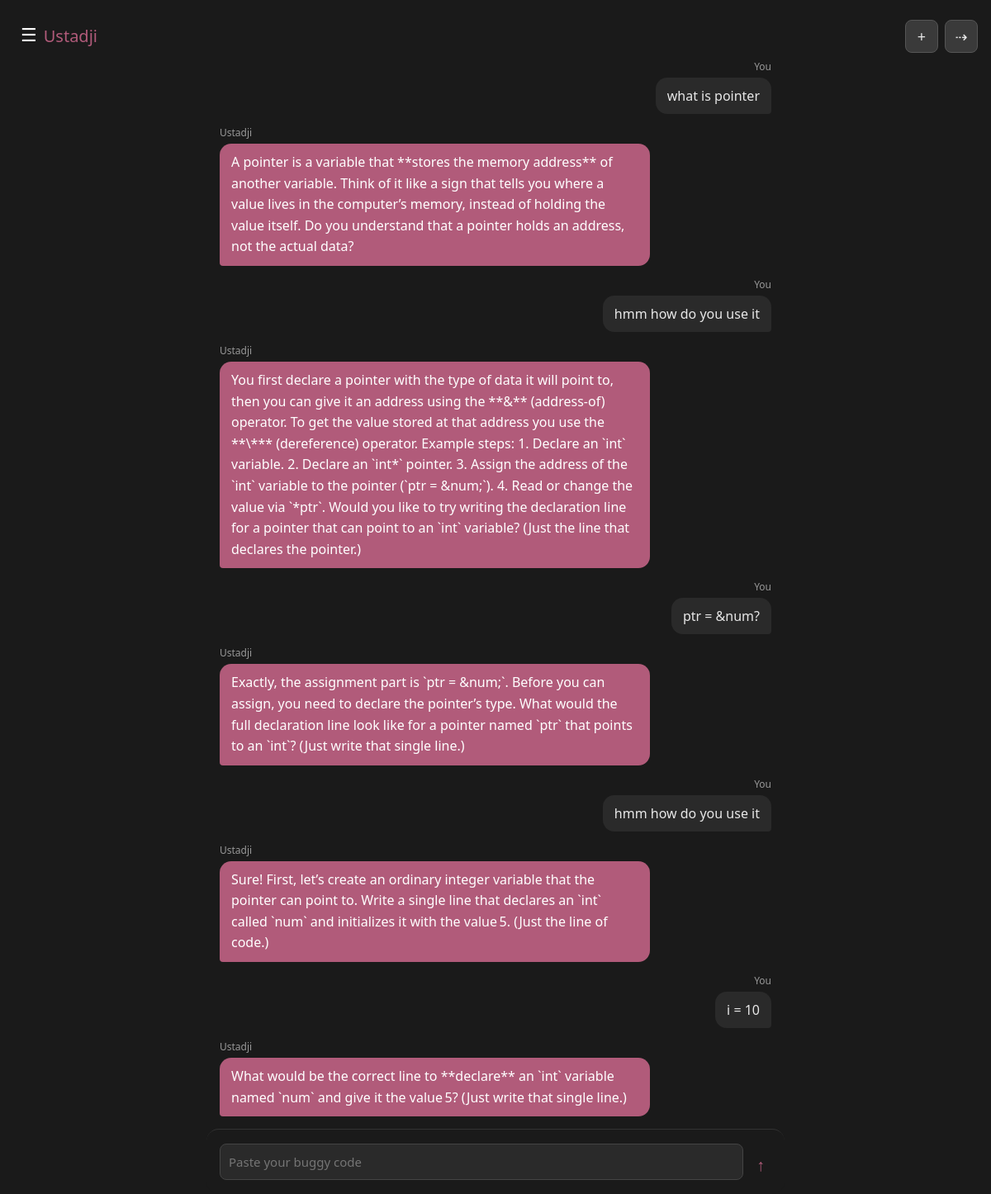
The page /tutor/16/ (signed in) on the database its author committed.
### tutor/models.py (models this page shows, shortened)
class Message(models.Model):
    conversation = models.ForeignKey(Conversation, on_delete=models.CASCADE)
    role = models.CharField(max_length=20)
    content = models.TextField()
    timestamp = models.DateTimeField(auto_now_add=True)

### tutor/views.py (the view, shortened to what this page needs)
# urls.py: path("", views.index, name="index"),
@login_required
def index(request , conversation_id = None):
    if conversation_id is None:
        latest_convo = Conversation.objects.filter(user=request.user).order_by('-created_at').first()
    else:
        try:
            latest_convo = Conversation.objects.get(user = request.user, id = conversation_id)
        except Conversation.DoesNotExist:
            return redirect('index')
    if latest_convo is None:
        latest_convo = Conversation.objects.create(user=request.user)
        Message.objects.create(conversation=latest_convo, role="system", content=SYSTEM_PROMOT)
    profile = UserProfile.objects.get(user= request.user)
    elapsed = timezone.now() - profile.trial_start
    trial_ended = elapsed >= timedelta(days=15) or profile.message_count >= 100
    all_conversations = Conversation.objects.filter(user=request.user).order_by('-created_at')
    conversation_list = [(convo, get_conversation_title(convo)) for convo in all_conversations]
    messages = Message.objects.filter(conversation=latest_convo)
    return render(request, "tutor/index.html", {"messages": messages, "all_conversations": conversation_list})

### tutor/views.py (called while the page is built)
def get_conversation_title(convo):
    first_message = Message.objects.filter(conversation=convo, role="user").order_by('timestamp').first()
    if first_message:
        return first_message.content[:40]
    return "New Conversation"

### tutor/templates/tutor/index.html (shortened to what this page needs)
{% extends 'tutor/base.html' %} {% block content %} {% if not trial_ended %}
<form method="post" class="input-bar">
  <textarea
    name="code"
    id="code_submit"
    placeholder="Paste your buggy code"
    rows="1"
  ></textarea>
  <button type="submit" class="send-icon-btn" title="Send">&#8593;</button>
</form>
{% endif %}{% for code in messages %}
  {% if code.role == "user" %}
    <div class="message-row" style="align-items: flex-end;">
      <span class="message-label">You</span>
      <div class="user-message">{{ code.content }}</div>
    </div>
  {% endif %}
  {% if code.role == "assistant" %}
    <div class="message-row" style="align-items: flex-start;">
      <span class="message-label">Ustadji</span>
      <div class="assistant-message">{{ code.content }}</div>
    </div>
  {% endif %}
{% endfor %}
  <div class="floating-actions">
    <a
      href="{% url 'new_conversation' %}"
      class="icon-button new_convo"
      title="New Conversation"
      >+</a
    >
    <form action="{% url 'logout' %}" method="post" class="icon-form">
      <button type="submit" class="icon-button logout-icon" title="Logout">
        &#8674;
      </button>
    </form>
  </div>
  {% endblock %}

### tutor/templates/tutor/base.html (shortened to what this page needs)
<html lang="en">
  <head>
    <link
      href="https://cdn.jsdelivr.net/npm/bootstrap@5.3.3/dist/css/bootstrap.min.css"
      rel="stylesheet"
    />
  </head>
  <body>
    <div class="topbar">
      <button
        class="btn hamburger-btn"
        type="button"
        data-bs-toggle="offcanvas"
        data-bs-target="#conversationSidebar"
        aria-controls="conversationSidebar"
      >
        &#9776;
      </button>
      <span class="topbar-title">Ustadji</span>
    </div>
    {% block content %}{% endblock %}
  </body>
</html>

### tutor/templates/tutor/base.html (style rules this page uses)
body { background-color: #1a1a1a; color: #e8e8e8; font-family: system-ui, sans-serif; margin: 0; padding: 16px; padding-top: 72px; max-width: 700px; margin-left: auto; margin-right: auto; padding-bottom: 80px; }
textarea { width: 100%; box-sizing: border-box; background-color: #2a2a2a; color: #e8e8e8; border: 1px solid #444; border-radius: 8px; padding: 10px; font-family: inherit; font-size: 15px; }
button { background-color: #3a3a3a; color: #e8e8e8; border: 1px solid #555; border-radius: 8px; padding: 8px 16px; margin-top: 8px; cursor: pointer; }
.topbar { position: fixed; top: 16px; left: 25px; display: flex; align-items: center; gap: 8px; z-index: 100; }
.topbar-title { font-weight: 500; font-size: 20px; color: #b15b7a; padding-top: 13px; }
.floating-actions { position: fixed; top: 16px; right: 16px; display: flex; gap: 8px; z-index: 100; }
.icon-form { margin: 0; }
.icon-button { display: flex; align-items: center; justify-content: center; width: 40px; height: 40px; color: #e8e8e8; font-size: 18px; text-decoration: none; cursor: pointer; }
.new_convo { background-color: #3a3a3a; color: #e8e8e8; border: 1px solid #555; border-radius: 8px; padding: 0px; margin-top: 8px; }
.hamburger-btn { background: transparent; border: none; color: #ffffff; font-size: 22px; padding: 0; cursor: pointer; }
.input-bar { position: fixed; bottom: 0; left: 0; right: 0; margin: 0 auto; max-width: 700px; display: flex; align-items: center; gap: 8px; padding: 12px 16px; background-color: #1a1a1a; border-top: 1px solid #333; border-radius: 0.938rem; }
.input-bar textarea { flex: 1; resize: none; max-height: 120px; }
.send-icon-btn { background: transparent; border: none; color: #b15b7a; font-size: 20px; cursor: pointer; padding: 8px; }
.message-row { display: flex; flex-direction: column; margin-bottom: 14px; }
.message-label { font-size: 12px; color: #999; margin-bottom: 4px; }
.user-message { align-self: flex-end; background-color: #2a2a2a; color: #e8e8e8; padding: 10px 14px; border-radius: 14px 14px 4px 14px; }
.assistant-message { align-self: flex-start; background-color: #b15b7a; color: #fff; padding: 10px 14px; border-radius: 14px 14px 14px 4px; line-height: 1.6; }
.user-message, .assistant-message { max-width: 78%; width: fit-content; }

### rows shown on the page
Message: content "what is pointer"
Message: content "A pointer is a variable that **stores the memory address** of another variable. Think of it like a sign that tells you where a value lives in the computer’s memory, instead of holding the value itself. Do you understand that a pointer holds an address, not the actual data?"
Message: content "hmm how do you use it"
Message: content "You first declare a pointer with the type of data it will point to, then you can give it an address using the **&** (address‑of) operator. To get the value stored at that address you use the **\\*** (dereference) operator. Example steps: 1. Declare an `int` variable. 2. Declare an `int*` pointer. 3. Assign the address of the `int` variable to the pointer (`ptr = &num;`). 4. Read or change the value via `*ptr`. Would you like to try writing the declaration line for a pointer that can point to an `int` variable? (Just the line that declares the pointer.)"
Message: content "ptr = &num?"
Message: content "Exactly, the assignment part is `ptr = &num;`. Before you can assign, you need to declare the pointer’s type. What would the full declaration line look like for a pointer named `ptr` that points to an `int`? (Just write that single line.)"
Message: content "hmm how do you use it"
Message: content "Sure! First, let’s create an ordinary integer variable that the pointer can point to. Write a single line that declares an `int` called `num` and initializes it with the value 5. (Just the line of code.)"
Message: content "i = 10"
Message: content "What would be the correct line to **declare** an `int` variable named `num` and give it the value 5? (Just write that single line.)"
